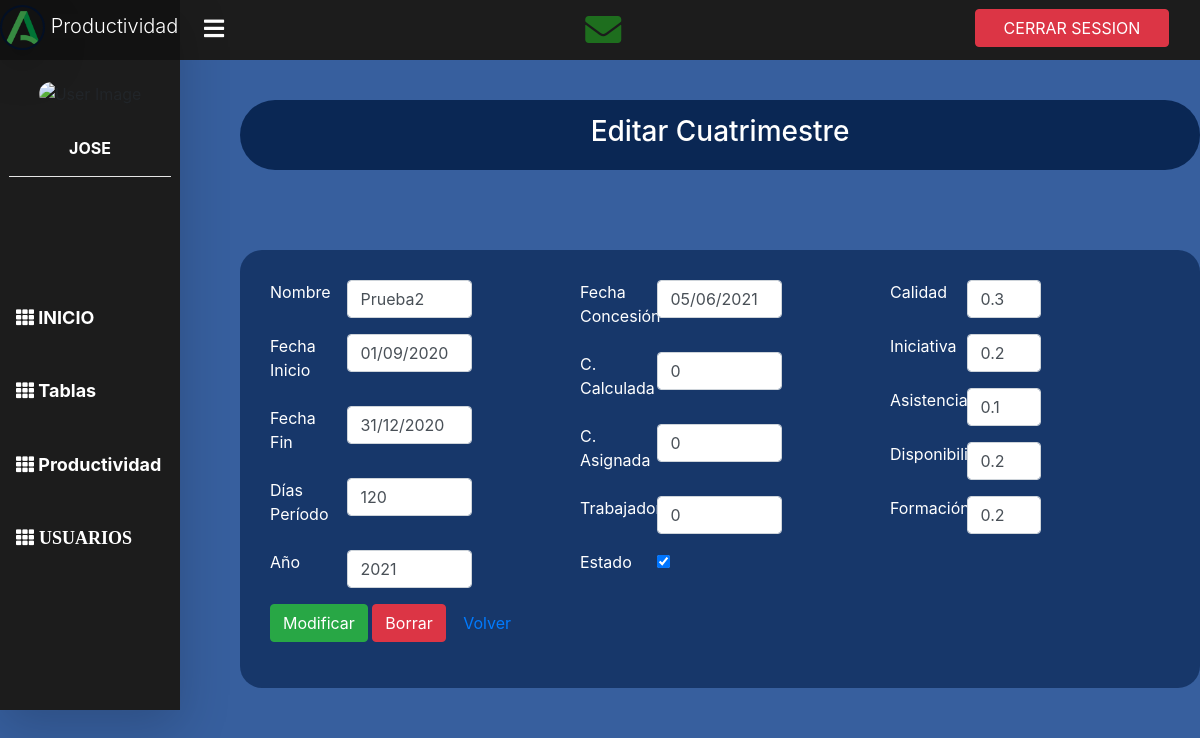
Screenshot of /index.php?controller=cuatrimestre&action=editar&id=13 (signed in) with the database file from the repository.
### tables this page shows
CREATE TABLE `cuatrimestre` (
  `id` int(11) NOT NULL,
  `nombre` varchar(30) NOT NULL,
  `fecha_inicio` date NOT NULL,
  `fecha_fin` date NOT NULL,
  `fecha_concesion` date NOT NULL,
  `dias_cuatrimestre` int(11) NOT NULL,
  `anyo` int(11) DEFAULT NULL,
  `cantidad_calculada` decimal(10,2) DEFAULT NULL,
  `cantidad_recomendada` decimal(10,2) DEFAULT NULL,
  `trabajadores` int(11) DEFAULT NULL,
  `p_calidad` decimal(2,2) NOT NULL,
  `p_iniciativa` decimal(2,2) NOT NULL,
  `p_asistencia` decimal(2,2) NOT NULL,
  `p_disponibilidad` decimal(2,2) NOT NULL,
  `p_formacion` decimal(2,2) NOT NULL,
  `estado` varchar(1) NOT NULL
);

### view/cuatrimestre/singleView.php (the view, shortened to what the rows shown need)
<!DOCTYPE html>
<html>
   <head>
      <link rel="stylesheet" href="view/plugins/fontawesome-free/css/all.min.css">
      <link rel="stylesheet" href="https://stackpath.bootstrapcdn.com/bootstrap/4.1.3/css/bootstrap.min.css">
   </head>
   <body style="background-color:#375f9e">
              <?php
                  require_once "comun/Formatter.php";
                ?>
            <div id="contenedortodo" class="row" style="padding-top:100px;">
               <div class="col-md-12">
                     <?php
                        require_once "comun/Formatter.php";
                        $formatter=new Formatter();
                        if ($operacion == "editar") {
                           $texto_submit="Modificar";
                           $destino="actualizar";  ?>
                        <?php }  else if ($operacion == "nuevo") {
                              $texto_submit="Grabar";
                              $destino="crear";  ?>
                              <h3 style="text-align:center; padding-top:15px;">Nuevo Cuatrimestre</h3>
                              <hr/>
                        <?php } else if ($operacion == "generar") {
                              $destino="crear";   ?>
                              <h3 style="text-align:center; padding-top:15px;">Nº de productividades</h3>
                              <hr/>
                        <?php }  ?>
                     <div style="width:80%; float:right; background-color: rgba(10, 39, 84, 0.7); color:white; border-radius:22px; padding:30px; margin-top:20px; margin-bottom:100px;">
                        <?php
                           if ($operacion != "generar") {
                        ?>
                              <form  class="form-horizontal" id="formulario-periodo" action="<?php echo $helper->url("cuatrimestre",$destino); ?>&volvercontroller=<?php echo $volver["controller"] ?>&volveraction=<?php echo $volver["action"]?>&volverclave=<?php echo $volver["clave"]?>&volvervalor=<?php echo $volver["valor"]?>" method="post" >
                           <div class="row">
                              <div class="col-md-4 col-xs-6">
                                 <div class="form-group row">
                                    <label class="col-sm-3 control-label" for="nombre">Nombre</label>
                                    <div class="col-lg-6">
                                          <input type="text" id="inombre" name="nombre" value="<?php if(isset($term)){ echo $term->nombre ;}?>" class="form-control">
                                    </div>
                                 </div>
                                 <div class="form-group row">
                                    <label class="col-md-3 control-label" for="fecha_inicio">Fecha Inicio</label>
                                    <div id="ifecha_inicio" class="col-lg-6">
                                       <input   value="<?php if (isset($term)){ echo $formatter->formatterFecha->fromMysqlDateformat($term->fecha_inicio);} ?>" id="ifecha_inicio"  name="fecha_inicio" class="form-control datepicker" datepicker data-date-format="dd/mm/yyyy" data-auto-close="true">
                                    </div>
                                 </div>
                                 <div class="form-group row">
                                    <label class="col-md-3 control-label" for="fecha_fin">Fecha Fin</label>
                                    <div id="ifecha_fin" class="col-lg-6">
                                          <input  value="<?php if (isset($term)){ echo $formatter->formatterFecha->fromMysqlDateformat($term->fecha_fin);} ?>" id="ifecha_fin"  name="fecha_fin" class="form-control datepicker" datepicker data-date-format="dd/mm/yyyy" data-auto-close="true">
                                    </div>
                                 </div>
                                 <div class="form-group row">
                                    <label class="col-md-3 control-label" for="dias_cuatrimestre">Días Período</label>
                                    <div class="col-sm-6">
                                          <input type="text" id="idias_cuatrimestre" name="dias_cuatrimestre" value="<?php if(isset($term)){ echo $term->dias_cuatrimestre ;}?>" class="form-control">
                                    </div>
                                 </div>
                                 <div class="form-group row">
                                    <label class="col-md-3 control-label" for="anyo">Año</label>
                                    <div class="col-sm-6">
                                          <input type="text" id="ianyo" name="anyo" value="<?php if(isset($term)){ echo $term->anyo ;}?>" class="form-control">
                                       </div>
                                    </div>
                                 </div>
                              <div class="col-md-4 col-xs-6">
                                 <div class="form-group row">
                                    <label class="col-sm-3 control-label" for="fecha_concesion">Fecha Concesión</label>
                                    <div id="ifecha_concesion" class="col-lg-6">
                                          <input type="text" value="<?php if (isset($term)){ echo $formatter->formatterFecha->fromMysqlDateformat($term->fecha_concesion);} ?>" id="ifecha_concesion"  name="fecha_concesion" class="form-control datepicker" datepicker data-date-format="dd/mm/yyyy" data-auto-close="true">
                                    </div>
                                 </div>
                                 <div class="form-group row">
                                    <label class="col-sm-3 control-label" for="cantidad_calculada">C. Calculada</label>
                                    <div class="col-lg-6">
                                          <input type="text" <?php  echo ($operacion == "nuevo") ?"readonly":""; ?> id="icantidad_calculada" name="cantidad_calculada" value="<?php if(isset($term)){ echo $formatter->formatterDecimal->format($term->cantidad_calculada); }?>" class="form-control">
                                    </div>
                                 </div>
                                 <div class="form-group row">
                                    <label class="col-sm-3 control-label" for="cantidad_recomendada">C. Asignada</label>
                                    <div class="col-lg-6">
                                          <input type="text" <?php  echo ($operacion == "nuevo") ?"readonly":""; ?>  id="icantidad_recomendada" name="cantidad_recomendada" value="<?php 										 if(isset($term)){ echo $formatter->formatterDecimal->format($term->cantidad_recomendada); }?>" class="form-control">
                                    </div>
                                 </div>
                                 <div class="form-group row">
                                    <label class="col-sm-3 control-label" for="trabajadores">Trabajadores</label>
                                    <div class="col-lg-6">
                                          <input type="text" <?php  echo ($operacion == "nuevo") ?"readonly":""; ?>  id="itrabajadores" name="trabajadores" value="<?php if(isset($term)){ echo $formatter->formatterDecimal->format($term->trabajadores ); }?>" class="form-control">
                                    </div>
                                 </div>
                                 <div class="form-group row">
                                    <label class="col-sm-3 control-label" for="activo">Estado</label>
                                    <div class="col-sm-8">
                                        <?php if (!isset($term) || $term->estado=="A"){ ?>
                                       <input type="checkbox"   checked data-activo-switch data-size="small" data-on-text="A" data-off-text="F" id="iactivo-switch" name="activo-switch" value="A">
                                       <?php } else { ?>
                                       <input type="checkbox"   data-activo-switch data-size="small" data-on-text="A" data-off-text="F" id="iactivo-switch" name="activo-switch" value="F">
                                       <?php }
                                          ?>
                                    </div>
                                 </div>
                              </div>
                              <div class="col-md-4 col-xs-6">
                                 <div class="form-group row" >
                                    <label class="col-sm-3 control-label" for="p_calidad">Calidad</label>
                                    <div class="col-lg-4">
                                          <input type="text" id="ip_calidad" name="p_calidad" value="<?php echo ($operacion == "editar" && isset($term))?  $formatter->formatterDecimal->format($term->p_calidad): PUNTOS_CALIDAD;?>" class="form-control">
                                    </div>
                                 </div>
                                 <div class="form-group row">
                                    <label class="col-sm-3 control-label" for="p_iniciativa">Iniciativa</label>
                                    <div class="col-lg-4">
                                          <input type="text" step="any" id="ip_iniciativa" name="p_iniciativa" value="<?php echo ($operacion == "editar" && isset($term))?  $formatter->formatterDecimal->format($term->p_iniciativa): PUNTOS_INICIATIVA;?>" class="form-control">
                                    </div>
                                 </div>
                                 <div class="form-group row">
                                    <label class="col-sm-3 control-label" for="p_asistencia">Asistencia</label>
                                    <div class="col-lg-4">
                                          <input type="text" id="ip_asistencia" name="p_asistencia" value="<?php echo ($operacion == "editar" && isset($term))?  $formatter->formatterDecimal->format($term->p_asistencia): PUNTOS_ASISTENCIA;?>" class="form-control">
                                    </div>
                                 </div>
                                 <div class="form-group row">
                                    <label class="col-sm-3 control-label" for="p_disponibilidad">Disponibilidad</label>
                                    <div class="col-lg-4">
                                          <input type="text" id="ip_disponibilidad" name="p_disponibilidad" value="<?php echo ($operacion == "editar" && isset($term))?  $formatter->formatterDecimal->format($term->p_disponibilidad): PUNTOS_DISPONIBILIDAD;?>" class="form-control">
                                    </div>
                                 </div>
                                 <div class="form-group row">
                                    <label class="col-sm-3 control-label" for="p_formacion">Formación</label>
                                    <div class="col-lg-4">
                                          <input type="text" id="ip_formacion" name="p_formacion" value="<?php echo ($operacion == "editar" && isset($term))?  $formatter->formatterDecimal->format($term->p_formacion): PUNTOS_FORMACION;?>" class="form-control">
                                    </div>
                                 </div>
                              </div>
                           </div>
                           <div class="row">
                              <div class="col-md-12">
                                 <div class="form-group row">
                                    <div class="col-md-offset-2 col-lg-10">
                                        <?php if ($operacion != "generar") { ?>
                                             <input type="submit" value="<?php echo $texto_submit; ?>" class="btn btn-success"/>
                                             <?php	}
                                                if ($operacion == "editar" ) { ?>
                                                 <a href="<?php echo $helper->url("cuatrimestre","borrar"); ?>&id=<?php echo $term->id; ?>" class="btn btn-danger" onclick="return confirm ('Confirme que quiere borrar.')">Borrar</a>
                                                 <a href="index.php?controller=cuatrimestre&action=index&id=<?php echo $term->id; ?>&volvercontroller=<?php echo $volver["controller"] ?>&volveraction=<?php echo $volver["action"]?>&volverclave=<?php echo $volver["clave"]?>&volvervalor=<?php echo $volver["valor"]?> " class="btn btn-default">Volver</a>
                                             <?php }  else { ?>
                                                 <a href="index.php?controller=cuatrimestre&action=index" class="btn btn-default" style="border:3px solid #0069D9;">Volver</a>
                                             <?php } ?>
                                          <?php }   ?>
                                    </div>
                                 </div>
                              </div>
                           </div>
                        </form>
                     </div>
                  </div>
   </body>
</html>

### rows the page displays
cuatrimestre: nombre "Prueba2", fecha_inicio "01/09/2020", fecha_fin "31/12/2020", dias_cuatrimestre "120", anyo "2021", fecha_concesion "05/06/2021", cantidad_calculada "0", cantidad_recomendada "0", trabajadores "0", p_calidad "0.3", p_iniciativa "0.2", p_asistencia "0.1", p_disponibilidad "0.2", p_formacion "0.2"

### other values shown
$_SESSION["nombre"] "JOSE"
